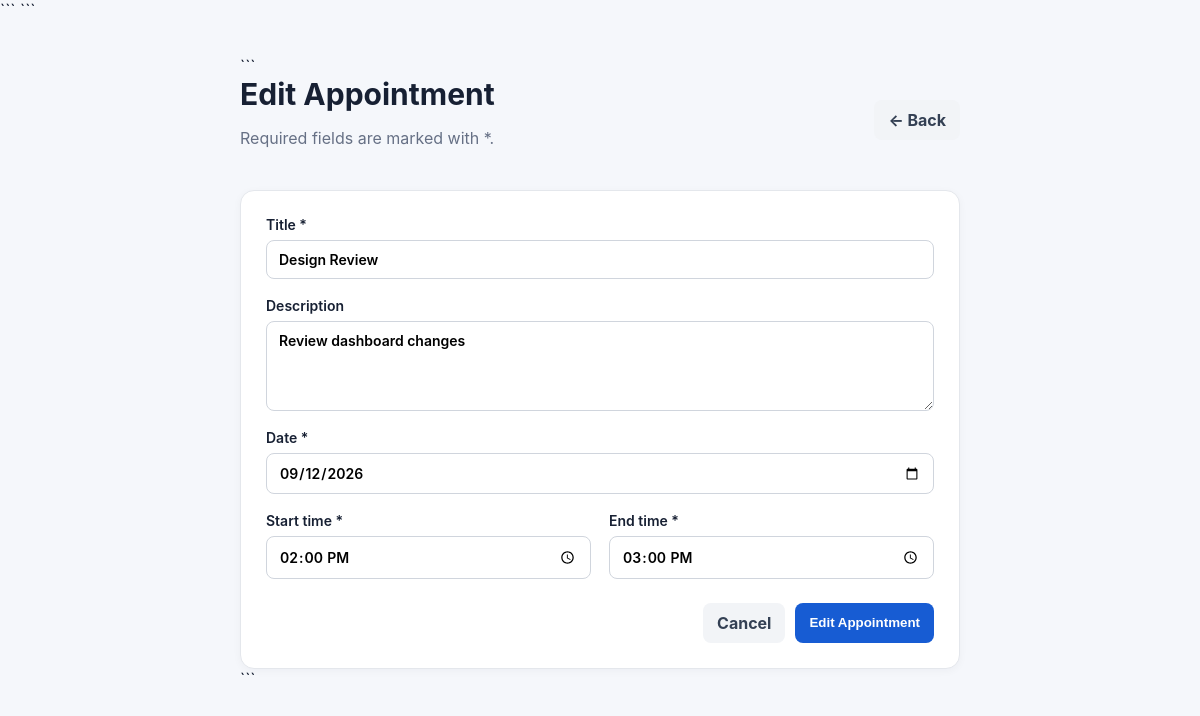
The page /edit/3 on the database its author committed.
### tables this page shows
CREATE TABLE appointments (
            id INTEGER PRIMARY KEY AUTOINCREMENT,
            title TEXT NOT NULL,
            description TEXT,
            date TEXT NOT NULL,
            start_time TEXT NOT NULL,
            end_time TEXT NOT NULL,
            status TEXT NOT NULL DEFAULT 'Scheduled'
        );

### main.py (the view)
@app.get(
    "/edit/{appointment_id}",
    response_class=HTMLResponse,
    name="edit_page"
)
def edit_page(
    request: Request,
    appointment_id: int
):
    conn = get_db()
    appointment = conn.execute(
        """
        SELECT *
        FROM appointments
        WHERE id = ?
        """,
        (appointment_id,)
    ).fetchone()
    conn.close()
    if not appointment:
        error = quote_plus(
            "Appointment not found."
        )
        return RedirectResponse(
            url=f"/?error={error}",
            status_code=303
        )
    return templates.TemplateResponse(
        request=request,
        name="form.html",
        context={
            "appointment": appointment,
            "mode": "Edit",
            "error": None,
            "appointment_id": appointment_id
        }
    )

### templates/form.html (shortened to what this page needs)
<!doctype html>
<html lang="en">
<head>
<link
    rel="stylesheet"
    href="{{ url_for('static', path='style.css') }}">
```
</head>
<body>
<div class="container narrow">
```
<header class="topbar">
    <div>
        <h1>
            {{ mode }} Appointment
        </h1>
        <p>
            Required fields are marked with *.
        </p>
    </div>
    <a
        class="btn secondary"
        href="{{ url_for('index') }}">
        ← Back
    </a>
</header>
<form
    class="card form"
    method="post"
    {% if mode == "Add" %}
    action="{{ url_for('add') }}"
    {% else %}
    action="{{ url_for(
        'edit',
        appointment_id=appointment_id
    ) }}"
    {% endif %}
>
    <label>
        Title *
        <input
            type="text"
            name="title"
            required
            maxlength="100"
            value="{{ appointment.title or '' }}">
    </label>
    <label>
        Description
        <textarea
            name="description"
            rows="4"
            maxlength="500">{{ appointment.description or '' }}</textarea>
    </label>
    <label>
        Date *
        <input
            type="date"
            name="date"
            required
            value="{{ appointment.date or '' }}">
    </label>
    <div class="two-col">
        <label>
            Start time *
            <input
                type="time"
                name="start_time"
                required
                value="{{ appointment.start_time or '' }}">
        </label>
        <label>
            End time *
            <input
                type="time"
                name="end_time"
                required
                value="{{ appointment.end_time or '' }}">
        </label>
    </div>
    <div class="form-actions">
        <a
            class="btn secondary"
            href="{{ url_for('index') }}">
            Cancel
        </a>
        <button
            class="btn primary"
            type="submit">
            {{ mode }} Appointment
        </button>
    </div>
</form>
```
</div>
</body>
</html>

### static/style.css (style rules this page uses)
* { box-sizing:border-box }
body { margin:0;background:#f5f7fb;color:#172033;font-family:Inter,system-ui,-apple-system,Segoe UI,sans-serif }
.container { max-width:1050px;margin:0 auto;padding:36px 20px }
.narrow { max-width:760px }
.topbar { display:flex;justify-content:space-between;align-items:center;gap:20px;margin-bottom:26px }
h1 { margin:0 0 5px;font-size:30px }
p { color:#667085 }
.card { background:white;border:1px solid #e4e7ec;border-radius:14px;box-shadow:0 2px 8px #1018280a }
label { font-weight:600;font-size:14px }
input,select,textarea { font:inherit;border:1px solid #d0d5dd;border-radius:8px;padding:10px 12px;background:white;min-width:170px }
.btn { display:inline-block;border:0;border-radius:8px;padding:10px 14px;font-weight:700;text-decoration:none;cursor:pointer;background:#eef2f6;color:#344054 }
.primary { background:#175cd3;color:white }
.secondary { background:#f2f4f7;color:#344054 }
.form { padding:25px;display:flex;flex-direction:column;gap:18px }
.form label { display:flex;flex-direction:column;gap:7px }
.form input,.form textarea { width:100%;min-width:0 }
.two-col { display:grid;grid-template-columns:1fr 1fr;gap:18px }
.form-actions { display:flex;justify-content:flex-end;gap:10px;padding-top:6px }

### rows shown on the page
appointments: title "Design Review", description "Review dashboard changes", date "09/12/2026", start_time "14:00", end_time "15:00"

### other values the page prints
{{ mode }} "Edit"
